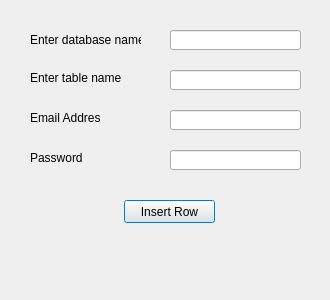
<?xml version="1.0" encoding="UTF-8"?>
<ui version="4.0">
 <class>Dialog</class>
 <widget class="QDialog" name="Dialog">
  <property name="geometry">
   <rect>
    <x>0</x>
    <y>0</y>
    <width>330</width>
    <height>300</height>
   </rect>
  </property>
  <property name="windowTitle">
   <string>Dialog</string>
  </property>
  <widget class="QLabel" name="label">
   <property name="geometry">
    <rect>
     <x>30</x>
     <y>30</y>
     <width>111</width>
     <height>20</height>
    </rect>
   </property>
   <property name="text">
    <string>Enter database name</string>
   </property>
  </widget>
  <widget class="QLabel" name="label_2">
   <property name="geometry">
    <rect>
     <x>30</x>
     <y>110</y>
     <width>71</width>
     <height>16</height>
    </rect>
   </property>
   <property name="text">
    <string>Email Address</string>
   </property>
  </widget>
  <widget class="QLabel" name="label_3">
   <property name="geometry">
    <rect>
     <x>30</x>
     <y>70</y>
     <width>91</width>
     <height>16</height>
    </rect>
   </property>
   <property name="text">
    <string>Enter table name</string>
   </property>
  </widget>
  <widget class="QLabel" name="label_4">
   <property name="geometry">
    <rect>
     <x>30</x>
     <y>150</y>
     <width>61</width>
     <height>16</height>
    </rect>
   </property>
   <property name="text">
    <string>Password</string>
   </property>
  </widget>
  <widget class="QLabel" name="labelResponse">
   <property name="geometry">
    <rect>
     <x>16</x>
     <y>222</y>
     <width>301</width>
     <height>61</height>
    </rect>
   </property>
   <property name="text">
    <string/>
   </property>
  </widget>
  <widget class="QLineEdit" name="lineEditDBName">
   <property name="geometry">
    <rect>
     <x>170</x>
     <y>30</y>
     <width>131</width>
     <height>20</height>
    </rect>
   </property>
  </widget>
  <widget class="QLineEdit" name="lineEditTableName">
   <property name="geometry">
    <rect>
     <x>170</x>
     <y>70</y>
     <width>131</width>
     <height>20</height>
    </rect>
   </property>
  </widget>
  <widget class="QLineEdit" name="lineEditEmailAddress">
   <property name="geometry">
    <rect>
     <x>170</x>
     <y>110</y>
     <width>131</width>
     <height>20</height>
    </rect>
   </property>
  </widget>
  <widget class="QLineEdit" name="lineEditPassword">
   <property name="geometry">
    <rect>
     <x>170</x>
     <y>150</y>
     <width>131</width>
     <height>20</height>
    </rect>
   </property>
   <property name="echoMode">
    <enum>QLineEdit::Password</enum>
   </property>
  </widget>
  <widget class="QPushButton" name="pushButtonInsertRow">
   <property name="geometry">
    <rect>
     <x>124</x>
     <y>200</y>
     <width>91</width>
     <height>23</height>
    </rect>
   </property>
   <property name="text">
    <string>Insert Row</string>
   </property>
  </widget>
 </widget>
 <resources/>
 <connections/>
</ui>
